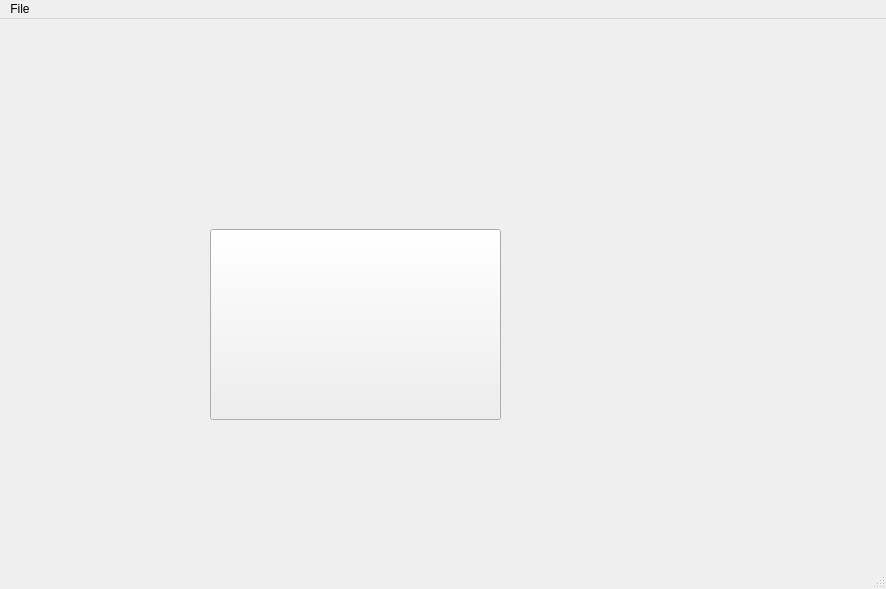
<?xml version="1.0" encoding="UTF-8"?>
<ui version="4.0">
 <class>MainWindow</class>
 <widget class="QMainWindow" name="MainWindow">
  <property name="geometry">
   <rect>
    <x>0</x>
    <y>0</y>
    <width>886</width>
    <height>589</height>
   </rect>
  </property>
  <property name="windowTitle">
   <string>MainWindow</string>
  </property>
  <widget class="QWidget" name="centralwidget">
   <widget class="QPushButton" name="pushButton">
    <property name="geometry">
     <rect>
      <x>210</x>
      <y>210</y>
      <width>291</width>
      <height>191</height>
     </rect>
    </property>
    <property name="text">
     <string/>
    </property>
    <property name="icon">
     <iconset resource="data/data.qrc">
      <normaloff>:/Images/Vector/cancel-button.svg</normaloff>:/Images/Vector/cancel-button.svg</iconset>
    </property>
    <property name="iconSize">
     <size>
      <width>128</width>
      <height>128</height>
     </size>
    </property>
   </widget>
  </widget>
  <widget class="QMenuBar" name="menubar">
   <property name="geometry">
    <rect>
     <x>0</x>
     <y>0</y>
     <width>886</width>
     <height>20</height>
    </rect>
   </property>
   <widget class="QMenu" name="menuFile">
    <property name="title">
     <string>File</string>
    </property>
    <addaction name="actionFuck"/>
   </widget>
   <addaction name="menuFile"/>
  </widget>
  <widget class="QStatusBar" name="statusbar"/>
  <action name="actionFuck">
   <property name="text">
    <string>Fuck</string>
   </property>
  </action>
 </widget>
 <resources>
  <include location="data/data.qrc"/>
 </resources>
 <connections/>
</ui>
